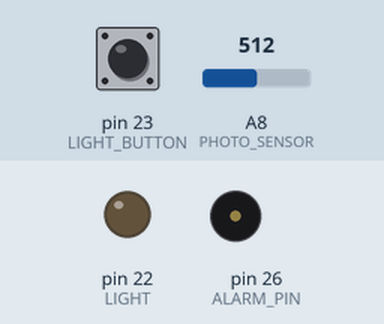
Recording of a sketch running on a simulated Arduino Mega 2560, built with avr-gcc and run on an emulated ATmega2560. Parts: output pins drawn as LEDs (lit = HIGH), buzzer (waves = sounding). The inputs (shaded band) are chosen by the test bench; at power-on: pin 23 (LIGHT_BUTTON) HIGH, A8 (PHOTO_SENSOR) = 512. What the sketch prints to the serial monitor is not drawn.

Above: at 1.2 s.
1.3 s: pin 23 (LIGHT_BUTTON) pulled LOW for 0.15 s
At 1.8 s:
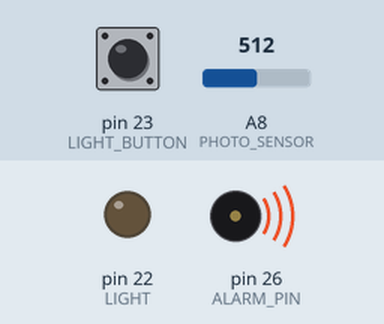
3.8 s: A8 (PHOTO_SENSOR) set to 310
5.3 s: A8 (PHOTO_SENSOR) set to 288
At 6.8 s:
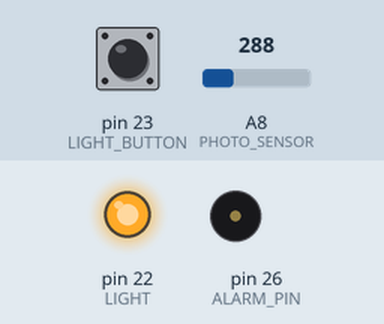
7.8 s: A8 (PHOTO_SENSOR) set to 306
At 9.9 s:
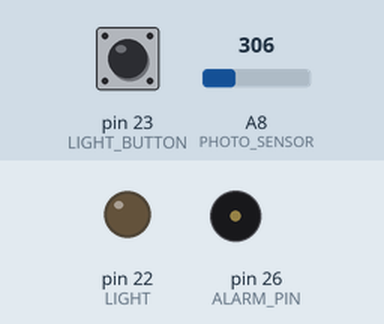
10.3 s: A8 (PHOTO_SENSOR) set to 290
At 11.1 s:
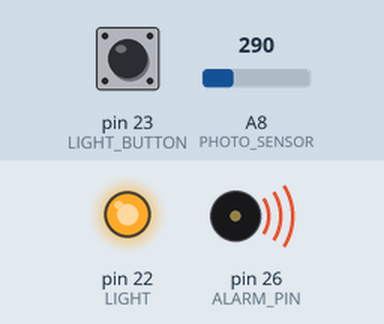
Timing chart, 0 to 13.3 s (numbered marks = the images above; inputs shaded):
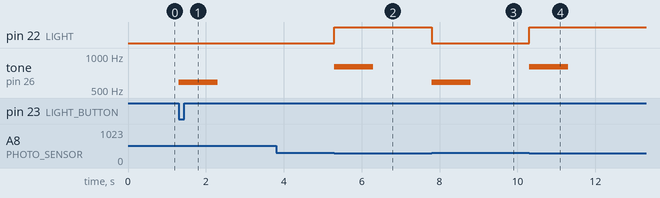

Measured:
- the behaviour switches between 300 and 299 on A8 (PHOTO_SENSOR) (found by bisection; images 1 and 2)
- after the input at 1.3 s, tone on pin 26 (ALARM_PIN): silent → 587 Hz at once, → silent 1.0 s later
- after the input at 3.8 s, every drawn part: stays the same
- after the input at 5.3 s, pin 22 (LIGHT): LOW → HIGH at once; tone on pin 26 (ALARM_PIN): silent → 800 Hz at once, → silent 1.0 s later
- after the input at 7.8 s, pin 22 (LIGHT): HIGH → LOW at once; tone on pin 26 (ALARM_PIN): silent → 587 Hz at once, → silent 1.0 s later
- after the input at 10.3 s, pin 22 (LIGHT): LOW → HIGH at once; tone on pin 26 (ALARM_PIN): silent → 800 Hz at once, → silent 1.0 s later

The sketch:

ch1_buzzer_xdarkSwitch.ino
```cpp
/*
 * Day 0 - AI Apocalypse by inventr.io
 * Learn more at https://inventr.io/PLACEHOLDER
 *
 *Side project based off the solar simulation and buzzer lessons
 * the project generally turns the led light and triggers the buzzer on when it gets dark or its room level
 * if its bright turn off and hear a different buzzer tone
 */

#include "Arduino.h"

const uint8_t LIGHT = 22;          // LED on pin 22
const uint8_t LIGHT_BUTTON = 23;   // Button (light switch) on pin 23
const uint8_t PHOTO_SENSOR = A8;  // Photoresistor input simulating battery charge rate
const uint8_t ALARM_PIN = 26;      // Active buzzer simulating our alarm speakers

const uint8_t PRESSED = LOW;       // Button input pin reads LOW when pressed
const uint8_t NOT_PRESSED = HIGH;  // Button input pin reads HIGH when NOT pressed
const uint8_t ON = HIGH;           // Lights are ON when pin is HIGH
const uint8_t OFF = LOW;           // Lights are OFF when pin is LOW
const float HIGH_INTENSITY_LIMIT = 300;  //Average room photo intensity, adjust depending on the brightness you want the light to turn off (0-1023)


void setup() {
  // Intialize Serial class, used to communicate with the Arduino IDE Serial Monitor
  Serial.begin(9600);  // Initialize Serial, set speed to 9600 bits/second (baud)
  while (!Serial) {
    ;  // wait for serial port to connect.
  }
  pinMode(LIGHT, OUTPUT);               // LED representing our light (output)
  pinMode(LIGHT_BUTTON, INPUT_PULLUP);  // Button controlling light (input with pull-up resistor)
  pinMode(PHOTO_SENSOR, INPUT);        // Photoresistor analog input
  pinMode(ALARM_PIN, OUTPUT);           // Set Alarm pin to OUTPUT
}


bool light_on = false;                     // we start with the light turned off
bool previous_button_state = NOT_PRESSED;  // start out with button NOT pressed

void loop() {
  int current_intensity = analogRead(PHOTO_SENSOR);  // Read from our photoresistor (0-1023)

  // If out light on and its bright, turn light off, if its dark turn it on
  if (light_on && current_intensity > HIGH_INTENSITY_LIMIT) {
    digitalWrite(LIGHT, OFF);  // Light is on, turn it off
    light_on = false;          // ... and save it's new state
    Serial.print("Turning off");
    tone(ALARM_PIN, 587);
    delay(1000);
    noTone(ALARM_PIN);

  }  else if (!light_on && current_intensity < HIGH_INTENSITY_LIMIT) {
    digitalWrite(LIGHT, ON);  // Light is off, turn it on
    light_on = true;          // ... and save it's new state
    Serial.print("Turning on");
    tone(ALARM_PIN, 800);
    delay(1000);
    noTone(ALARM_PIN);
  }

  // =========== Second part of loop is our prior button / LED control

  // Since we only use the button state *inside* loop() we declare it here as a local variable.
  uint8_t button_state = digitalRead(LIGHT_BUTTON);  // read current button state and save it

  // first check to see if the button state has changed since last loop()
  if (button_state != previous_button_state) {
    if (button_state == PRESSED) {  // if our NEW state is PRESSED this is a new button press
      // then toggle our light, turning it of if it's on, and on if it's off.
      if (light_on) {
        digitalWrite(LIGHT, LOW);   // Light is on, turn it off
        light_on = false;           // ... and save it's new state
      } else {                      // Light must be off
        digitalWrite(LIGHT, HIGH);  // turn on light
        light_on = true;            // ... and save it's new state
      }
    }
    // Since button state changed, let's save its current state for next time through loop()
    previous_button_state = button_state;
  }
}
```
